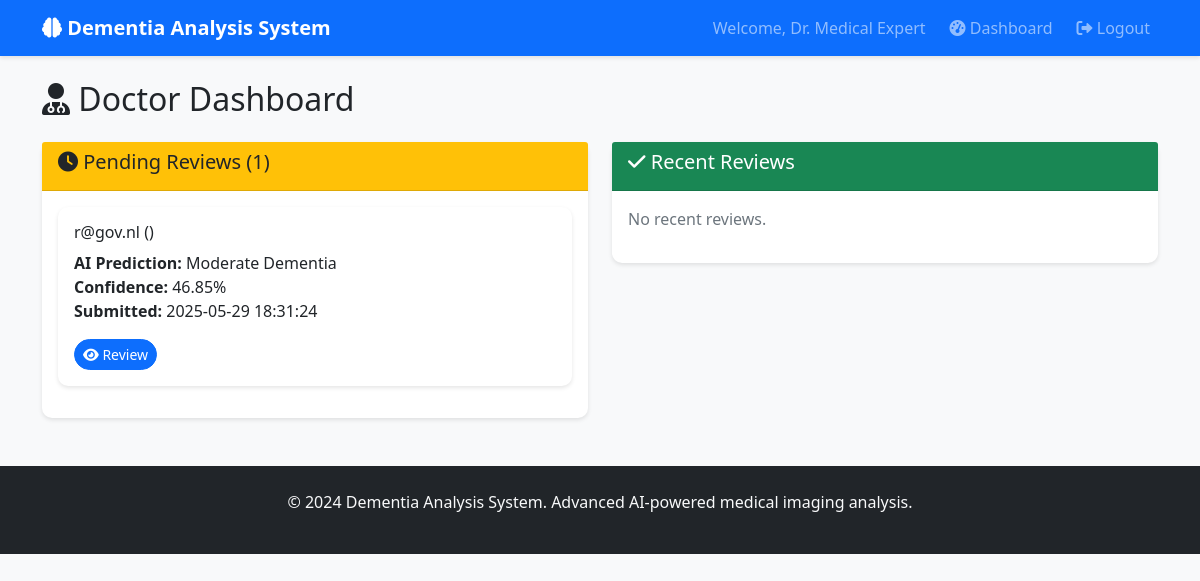
/doctor/dashboard (signed in), run on the app's committed database.
### tables this page shows
CREATE TABLE analysis_results (
            id INTEGER PRIMARY KEY AUTOINCREMENT,
            patient_id INTEGER NOT NULL,
            image_filename TEXT NOT NULL,
            prediction_class TEXT NOT NULL,
            confidence_score REAL NOT NULL,
            probabilities TEXT NOT NULL,
            status TEXT DEFAULT 'pending' CHECK(status IN ('pending', 'confirmed', 'rejected')),
            doctor_id INTEGER,
            doctor_notes TEXT,
            created_at TIMESTAMP DEFAULT CURRENT_TIMESTAMP,
            reviewed_at TIMESTAMP,
            FOREIGN KEY (patient_id) REFERENCES users (id),
            FOREIGN KEY (doctor_id) REFERENCES users (id)
        );

CREATE TABLE users (
            id INTEGER PRIMARY KEY AUTOINCREMENT,
            email TEXT UNIQUE NOT NULL,
            password_hash TEXT NOT NULL,
            full_name TEXT NOT NULL,
            user_type TEXT NOT NULL CHECK(user_type IN ('doctor', 'patient')),
            phone TEXT,
            created_at TIMESTAMP DEFAULT CURRENT_TIMESTAMP
        );

### flask_app.py (the view)
@app.route('/doctor/dashboard')
def doctor_dashboard():
    if 'user_id' not in session or session['user_type'] != 'doctor':
        return redirect(url_for('login'))
    conn = sqlite3.connect('dementia_app.db')
    cursor = conn.cursor()
    cursor.execute('''
        SELECT ar.*, u.full_name as patient_name, u.email as patient_email
        FROM analysis_results ar
        JOIN users u ON ar.patient_id = u.id
        WHERE ar.status = 'pending'
        ORDER BY ar.created_at ASC
    ''', )
    pending_analyses = cursor.fetchall()
    cursor.execute('''
        SELECT ar.*, u.full_name as patient_name
        FROM analysis_results ar
        JOIN users u ON ar.patient_id = u.id
        WHERE ar.doctor_id = ?
        ORDER BY ar.reviewed_at DESC
        LIMIT 10
    ''', (session['user_id'],))
    recent_analyses = cursor.fetchall()
    conn.close()
    return render_template('doctor_dashboard.html',
                         pending_analyses=pending_analyses,
                         recent_analyses=recent_analyses)

### templates/doctor_dashboard.html (shortened to what this page needs)
{% extends "base.html" %}
{% block content %}
<div class="row">
    <div class="col-md-12">
        <h2><i class="fas fa-user-md"></i> Doctor Dashboard</h2>
        <div class="row mt-4">
            <div class="col-md-6">
                <div class="card">
                    <div class="card-header bg-warning text-dark">
                        <h5><i class="fas fa-clock"></i> Pending Reviews ({{ pending_analyses|length }})</h5>
                    </div>
                    <div class="card-body">
                        {% if pending_analyses %}
                            {% for analysis in pending_analyses %}
                            <div class="card mb-3">
                                <div class="card-body">
                                    <h6 class="card-title">{{ analysis[12] }} ({{ analysis[13] }})</h6>
                                    <p class="card-text">
                                        <strong>AI Prediction:</strong> {{ analysis[3] }}<br>
                                        <strong>Confidence:</strong> {{ "%.2f"|format(analysis[4]) }}%<br>
                                        <strong>Submitted:</strong> {{ analysis[9] }}
                                    </p>
                                    <a href="{{ url_for('review_analysis', analysis_id=analysis[0]) }}"
                                       class="btn btn-primary btn-sm">
                                        <i class="fas fa-eye"></i> Review
                                    </a>
                                </div>
                            </div>
                            {% endfor %}
                        {% else %}
                            <p class="text-muted">No pending reviews.</p>
                        {% endif %}
                    </div>
                </div>
            </div>
            <div class="col-md-6">
                <div class="card">
                    <div class="card-header bg-success text-white">
                        <h5><i class="fas fa-check"></i> Recent Reviews</h5>
                    </div>
                    <div class="card-body">
                        {% if recent_analyses %}
                            {% for analysis in recent_analyses %}
                            <div class="card mb-3">
                                <div class="card-body">
                                    <h6 class="card-title">{{ analysis[11] }}</h6>
                                    <p class="card-text">
                                        <strong>Status:</strong>
                                        <span class="badge bg-{{ 'success' if analysis[6] == 'confirmed' else 'danger' }}">
                                            {{ analysis[6].title() }}
                                        </span><br>
                                        <strong>Prediction:</strong> {{ analysis[3] }}<br>
                                        <strong>Reviewed:</strong> {{ analysis[10] }}
                                    </p>
                                </div>
                            </div>
                            {% endfor %}
                        {% else %}
                            <p class="text-muted">No recent reviews.</p>
                        {% endif %}
                    </div>
                </div>
            </div>
        </div>
    </div>
</div>
{% endblock %}

### templates/base.html (style rules this page uses)
body { background-color: #f8f9fa; }
.card { box-shadow: 0 2px 4px rgba(0,0,0,0.1); border: none; border-radius: 10px; }
.btn { border-radius: 20px; }

### data on the page
analysis_results: email "r@gov.nl", prediction_class "Moderate Dementia", confidence_score "46.85", created_at "2025-05-29 18:31:24"

### other printed values
{{ session.full_name }} "Dr. Medical Expert"
{{ pending_analyses|length }} "1"
